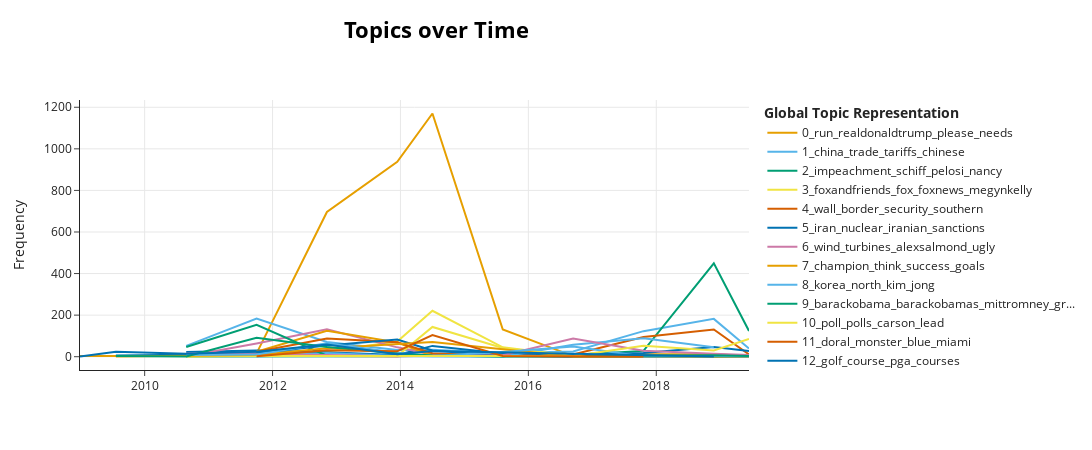

The code cell stored with this chart in its notebook:
### Code cell
# visualize the topics over time
topic_model.visualize_topics_over_time(topics_over_time, top_n_topics=20)

### Figure 1 — Plotly figure (JSON) as saved in the notebook; plotly's stock layout.template omitted (floating-point values rounded to 4 significant figures)
{"data": [{"hoverinfo": "text", "hovertext": ["<b>Topic 0</b><br>Words: afraid, unique, pretending, expand, direct", "<b>Topic 0</b><br>Words: thetrumpnetwork, europesame, regarding, difficult, fans", "<b>Topic 0</b><br>Words: zacharyquinto, brettmdecker, stalkinpeople, spokespeople, jobfantastic", "<b>Topic 0</b><br>Words: realdonaldtrump, run, thanks, needs, president", "<b>Topic 0</b><br>Words: run, please, realdonaldtrump, president, needs", "<b>Topic 0</b><br>Words: run, realdonaldtrump, needs, please, president", "<b>Topic 0</b><br>Words: realdonaldtrump, makeamericagreatagain, vote, run, trump", "<b>Topic 0</b><br>Words: reince, divided, retaking, presidency, priebus", "<b>Topic 0</b><br>Words: magic, faster, remains, fandos, orator", "<b>Topic 0</b><br>Words: vision, rogue, eye, griff, symbols", "<b>Topic 0</b><br>Words: outmastered, sabato, kellyannepolls, electability, electricity"], "marker": {"color": "#E69F00"}, "mode": "lines", "name": "0_run_realdonaldtrump_please_needs", "type": "scatter", "x": [2009.0, 2011.0, 2012.0, 2013.0, 2014.0, 2014.0, 2016.0, 2017.0, 2018.0, 2019.0, 2019.0], "y": [4, 3, 16, 696, 938, 1170, 131, 3, 12, 12, 3]}, {"hoverinfo": "text", "hovertext": ["<b>Topic 1</b><br>Words: china, chinas, chinese, currency, trade", "<b>Topic 1</b><br>Words: china, chinese, chinas, trade, currency", "<b>Topic 1</b><br>Words: china, chinese, trade, chinas, us", "<b>Topic 1</b><br>Words: china, chinese, trade, overtaken, yuan", "<b>Topic 1</b><br>Words: china, manipulation, currency, tpp, trade", "<b>Topic 1</b><br>Words: china, uschamber, trade, stairway, deficit", "<b>Topic 1</b><br>Words: china, lavar, trade, shoplifting, deals", "<b>Topic 1</b><br>Words: trade, tariffs, china, barriers, farmers", "<b>Topic 1</b><br>Words: china, tariffs, trade, farmers, chinese", "<b>Topic 1</b><br>Words: china, trade, tariffs, farmers, early"], "marker": {"color": "#56B4E9"}, "mode": "lines", "name": "1_china_trade_tariffs_chinese", "type": "scatter", "x": [2011.0, 2012.0, 2013.0, 2014.0, 2014.0, 2016.0, 2017.0, 2018.0, 2019.0, 2019.0], "y": [52, 184, 71, 32, 33, 18, 25, 123, 182, 39]}, {"hoverinfo": "text", "hovertext": ["<b>Topic 2</b><br>Words: protrudingin, disgustingnipples, barney, disrespectful, shirt", "<b>Topic 2</b><br>Words: asbestos, dubephnx, retardant, junk, incredibly", "<b>Topic 2</b><br>Words: ideological, presidentthey, burying, trap, gop", "<b>Topic 2</b><br>Words: rexhuppke, beaumontanthony, ukraine, forming, holding", "<b>Topic 2</b><br>Words: yangkarl, deemcna, proudamericannolying, pelley, rodsandguitars", "<b>Topic 2</b><br>Words: mouthed, foul, locker, accused, offering", "<b>Topic 2</b><br>Words: congresswoman, schumer, chuck, wilson, tears", "<b>Topic 2</b><br>Words: pelosi, nancy, maxine, waters, schumer", "<b>Topic 2</b><br>Words: impeachment, schiff, whistleblower, pelosi, ukraine", "<b>Topic 2</b><br>Words: impeachment, hoax, nancy, schiff, pelosi"], "marker": {"color": "#009E73"}, "mode": "lines", "name": "2_impeachment_schiff_pelosi_nancy", "type": "scatter", "x": [2011.0, 2012.0, 2013.0, 2014.0, 2014.0, 2016.0, 2017.0, 2018.0, 2019.0, 2019.0], "y": [1, 1, 3, 2, 5, 2, 10, 28, 449, 124]}, {"hoverinfo": "text", "hovertext": ["<b>Topic 3</b><br>Words: morningsounding, phoner, bobbeckel, resident, weekly", "<b>Topic 3</b><br>Words: neneleakes, painatthepump, alerts, starjonesesq, sarahpalinusas", "<b>Topic 3</b><br>Words: foxandfriends, monday, fox, mornings, ailes", "<b>Topic 3</b><br>Words: foxandfriends, fox, friends, monday, morning", "<b>Topic 3</b><br>Words: foxandfriends, foxnews, belllabooo, fox, megynkelly", "<b>Topic 3</b><br>Words: megynkelly, foxandfriends, foxnews, fox, cnn", "<b>Topic 3</b><br>Words: friendships, foxandfriends, endure, positions, fill", "<b>Topic 3</b><br>Words: unannounced, lawn, katiepavlich, petehegseth, foxandfriends", "<b>Topic 3</b><br>Words: democrsts, repdougcollins, doug, message, foxandfriends", "<b>Topic 3</b><br>Words: dismantled, lifting, outlet, arguments, petehegseth"], "marker": {"color": "#F0E442"}, "mode": "lines", "name": "3_foxandfriends_fox_foxnews_megynkelly", "type": "scatter", "x": [2011.0, 2012.0, 2013.0, 2014.0, 2014.0, 2016.0, 2017.0, 2018.0, 2019.0, 2019.0], "y": [2, 3, 25, 73, 221, 45, 3, 2, 1, 4]}, {"hoverinfo": "text", "hovertext": ["<b>Topic 4</b><br>Words: immigrationdont, secure, newton, isaac, bridges", "<b>Topic 4</b><br>Words: migrant, destined, coup, environmental, promise", "<b>Topic 4</b><br>Words: wall, build, borders, border, nation", "<b>Topic 4</b><br>Words: wall, border, borders, nbpc, build", "<b>Topic 4</b><br>Words: wall, border, security, borders, secure", "<b>Topic 4</b><br>Words: wall, border, security, democrats, southern", "<b>Topic 4</b><br>Words: wall, border, southern, loopholes, security", "<b>Topic 4</b><br>Words: wall, miles, border, southern, built"], "marker": {"color": "#D55E00"}, "mode": "lines", "name": "4_wall_border_security_southern", "type": "scatter", "x": [2013.0, 2014.0, 2014.0, 2016.0, 2017.0, 2018.0, 2019.0, 2019.0], "y": [4, 2, 13, 9, 11, 95, 131, 11]}, {"hoverinfo": "text", "hovertext": ["<b>Topic 5</b><br>Words: iran, irans, nuclear, iranian, weapons", "<b>Topic 5</b><br>Words: iran, iranian, nuclear, sanctions, israel", "<b>Topic 5</b><br>Words: iran, nuclear, iranian, sanctions, nukes", "<b>Topic 5</b><br>Words: iran, kerry, sanctions, nuclear, remove", "<b>Topic 5</b><br>Words: iran, nuclear, deal, sanctions, nuke", "<b>Topic 5</b><br>Words: iran, nuclear, humiliated, plane, sailors", "<b>Topic 5</b><br>Words: iran, iranian, regimes, nuclear, violations", "<b>Topic 5</b><br>Words: iran, iranian, rouhani, sanctions, nuclear", "<b>Topic 5</b><br>Words: iran, iranian, nuclear, sanctions, deal", "<b>Topic 5</b><br>Words: iran, iranian, protesters, kerry, nuclear"], "marker": {"color": "#0072B2"}, "mode": "lines", "name": "5_iran_nuclear_iranian_sanctions", "type": "scatter", "x": [2011.0, 2012.0, 2013.0, 2014.0, 2014.0, 2016.0, 2017.0, 2018.0, 2019.0, 2019.0], "y": [23, 30, 22, 8, 52, 15, 12, 18, 47, 28]}, {"hoverinfo": "text", "hovertext": ["<b>Topic 6</b><br>Words: fannie, freddie, mae, malfeasance, bailed", "<b>Topic 6</b><br>Words: wind, turbines, ugly, alexsalmond, windmills", "<b>Topic 6</b><br>Words: wind, turbines, alexsalmond, ugly, bird", "<b>Topic 6</b><br>Words: wind, alexsalmond, turbines, aberdeencc, ugly", "<b>Topic 6</b><br>Words: elephants, therealtmac, wind, nra, turbines", "<b>Topic 6</b><br>Words: biggame, elephants, pressed, conservation, animal"], "marker": {"color": "#CC79A7"}, "mode": "lines", "name": "6_wind_turbines_alexsalmond_ugly", "type": "scatter", "x": [2011.0, 2012.0, 2013.0, 2014.0, 2014.0, 2017.0], "y": [2, 64, 132, 45, 11, 1]}, {"hoverinfo": "text", "hovertext": ["<b>Topic 7</b><br>Words: passion, begets, think, goals, experiences", "<b>Topic 7</b><br>Words: champion, think, success, goals, focus", "<b>Topic 7</b><br>Words: champion, success, goals, think, focus", "<b>Topic 7</b><br>Words: goal, ure, newhopenchange, mold, motivational", "<b>Topic 7</b><br>Words: pastand, alconv, conquer, doubts, determination", "<b>Topic 7</b><br>Words: here, always, better, said, even", "<b>Topic 7</b><br>Words: glimmer, breathing, barely, lives, bright", "<b>Topic 7</b><br>Words: cure, invisible, learning, worse, problem"], "marker": {"color": "#E69F00"}, "mode": "lines", "name": "7_champion_think_success_goals", "type": "scatter", "x": [2012.0, 2013.0, 2014.0, 2014.0, 2017.0, 2018.0, 2019.0, 2019.0], "y": [24, 125, 68, 5, 2, 1, 2, 3]}, {"hoverinfo": "text", "hovertext": ["<b>Topic 8</b><br>Words: norks, blasting, missile, laughing, sad", "<b>Topic 8</b><br>Words: korea, north, korean, south, norks", "<b>Topic 8</b><br>Words: kimkotter, korea, negotiates, rodman, surplus", "<b>Topic 8</b><br>Words: busan, tylerleesmit, empire, expanding, buildings", "<b>Topic 8</b><br>Words: warheads, sweetheart, nukes, testing, hillaryclinton", "<b>Topic 8</b><br>Words: korea, north, kim, jong, un", "<b>Topic 8</b><br>Words: korea, north, kim, jong, un", "<b>Topic 8</b><br>Words: korea, kim, jong, north, un"], "marker": {"color": "#56B4E9"}, "mode": "lines", "name": "8_korea_north_kim_jong", "type": "scatter", "x": [2012.0, 2013.0, 2014.0, 2014.0, 2016.0, 2017.0, 2018.0, 2019.0], "y": [1, 18, 3, 1, 1, 57, 89, 46]}, {"hoverinfo": "text", "hovertext": ["<b>Topic 9</b><br>Words: barackobama, vacationer, habitual, barackobamas, vacation", "<b>Topic 9</b><br>Words: barackobama, barackobamas, mittromney, discussing, solyndra", "<b>Topic 9</b><br>Words: aloha, ira, embark, roves, barackobama", "<b>Topic 9</b><br>Words: travelling, dime, expenses, fundraisers, taxpayer", "<b>Topic 9</b><br>Words: wonhe, loss, choke, negatively, repub", "<b>Topic 9</b><br>Words: schlapp, matt, difference, held, cpac", "<b>Topic 9</b><br>Words: fighting, barack, maybe, spent, race", "<b>Topic 9</b><br>Words: faltering, sanctimoniously, devoted, defeating, anger"], "marker": {"color": "#009E73"}, "mode": "lines", "name": "9_barackobama_barackobamas_mittromney_gr...", "type": "scatter", "x": [2011.0, 2012.0, 2013.0, 2014.0, 2014.0, 2018.0, 2019.0, 2019.0], "y": [47, 153, 5, 2, 3, 1, 1, 1]}, {"hoverinfo": "text", "hovertext": ["<b>Topic 10</b><br>Words: ames, outcome, straw, poll, leader", "<b>Topic 10</b><br>Words: poll, straw, hera, cares, subsequent", "<b>Topic 10</b><br>Words: vinnytitone, dangerweiners, poll, baffling, whacko", "<b>Topic 10</b><br>Words: lauraaachinn, slain, announcements, internationally, foley", "<b>Topic 10</b><br>Words: poll, polls, carson, lead, iowa", "<b>Topic 10</b><br>Words: poll, rubio, carson, cruz, kasich", "<b>Topic 10</b><br>Words: hotlinejosh, favorably, nbcwsj, poll, newswashington", "<b>Topic 10</b><br>Words: timewell, poll, straw, accomplished, approve", "<b>Topic 10</b><br>Words: poll, senategop, gallup, you, swing"], "marker": {"color": "#F0E442"}, "mode": "lines", "name": "10_poll_polls_carson_lead", "type": "scatter", "x": [2011.0, 2012.0, 2013.0, 2014.0, 2014.0, 2016.0, 2017.0, 2018.0, 2019.0], "y": [1, 6, 4, 3, 143, 42, 3, 3, 4]}, {"hoverinfo": "text", "hovertext": ["<b>Topic 11</b><br>Words: doral, cadillac, miami, monster, resort", "<b>Topic 11</b><br>Words: doral, monster, miami, blue, doralresort", "<b>Topic 11</b><br>Words: doral, monster, blue, trumpdoral, miami", "<b>Topic 11</b><br>Words: doral, monster, blue, trumpdoral, cadillacchamp", "<b>Topic 11</b><br>Words: rory, championship, miami, cadillac, doralbest", "<b>Topic 11</b><br>Words: garyplayer, birthday, champion, truly, person", "<b>Topic 11</b><br>Words: miami, doral, rescinded, ballrooms, site"], "marker": {"color": "#D55E00"}, "mode": "lines", "name": "11_doral_monster_blue_miami", "type": "scatter", "x": [2012.0, 2013.0, 2014.0, 2014.0, 2016.0, 2017.0, 2019.0], "y": [24, 88, 69, 17, 4, 1, 4]}, {"hoverinfo": "text", "hovertext": ["<b>Topic 12</b><br>Words: westchester, golf, tngc, channel, club", "<b>Topic 12</b><br>Words: channel, fabulous, golf, et, trumps", "<b>Topic 12</b><br>Words: golf, course, opens, courses, club", "<b>Topic 12</b><br>Words: golf, pga, course, club, trumpgolfla", "<b>Topic 12</b><br>Words: golf, pga, courses, course, pgachampionship", "<b>Topic 12</b><br>Words: golf, pgagrandslam, trumpgolfla, course, courses", "<b>Topic 12</b><br>Words: commercialsboring, tngcbedminster, shellhouopen, whim, gohermie", "<b>Topic 12</b><br>Words: dustin, woods, jupiter, johnson, golf", "<b>Topic 12</b><br>Words: els, services, assisting, nationalautismawarenessmonth, autism", "<b>Topic 12</b><br>Words: havent, played, golf, honor, nice"], "marker": {"color": "#0072B2"}, "mode": "lines", "name": "12_golf_course_pga_courses", "type": "scatter", "x": [2010.0, 2011.0, 2012.0, 2013.0, 2014.0, 2014.0, 2016.0, 2017.0, 2019.0, 2019.0], "y": [6, 9, 17, 54, 83, 30, 4, 1, 1, 1]}, {"hoverinfo": "text", "hovertext": ["<b>Topic 13</b><br>Words: tax, simplified, code, taxes, cuts", "<b>Topic 13</b><br>Words: tax, taxes, cuts, capital, fiscal", "<b>Topic 13</b><br>Words: taxes, nonwork, subsidizes, milton, increasingly", "<b>Topic 13</b><br>Words: bdrs, bns, angiedrue, jimmcvey, asses", "<b>Topic 13</b><br>Words: gals, simplifying, hedge, reductions, outfrontcnn", "<b>Topic 13</b><br>Words: reforms, tax, regulations, taxes, failingnytimes", "<b>Topic 13</b><br>Words: tax, cuts, reform, cut, taxes", "<b>Topic 13</b><br>Words: tax, cuts, cut, bonuses, taxes", "<b>Topic 13</b><br>Words: tax, cuts, taxes, cut, created", "<b>Topic 13</b><br>Words: payroll, tax, cut, cuts, broadband"], "marker": {"color": "#CC79A7"}, "mode": "lines", "name": "13_tax_cuts_cut_taxes", "type": "scatter", "x": [2011.0, 2012.0, 2013.0, 2014.0, 2014.0, 2016.0, 2017.0, 2018.0, 2019.0, 2019.0], "y": [16, 13, 8, 2, 3, 7, 87, 29, 14, 8]}, {"hoverinfo": "text", "hovertext": ["<b>Topic 14</b><br>Words: polled, adults, employed, ideal, hr", "<b>Topic 14</b><br>Words: entrepreneurs, aspiring, entrepreneurship, bain, opportunities", "<b>Topic 14</b><br>Words: entrepreneurs, opportunities, young, mind, ideas", "<b>Topic 14</b><br>Words: entrepreneurs, momentum, opportunities, young, keep", "<b>Topic 14</b><br>Words: entrepreneurs, youve, momentum, keep, opportunity", "<b>Topic 14</b><br>Words: powering, dreamers, innovators, owners, small", "<b>Topic 14</b><br>Words: betting, negatively, barely, publicity, ways"], "marker": {"color": "#E69F00"}, "mode": "lines", "name": "14_entrepreneurs_opportunities_momentum_...", "type": "scatter", "x": [2010.0, 2012.0, 2013.0, 2014.0, 2014.0, 2017.0, 2019.0], "y": [1, 8, 41, 63, 71, 1, 1]}, {"hoverinfo": "text", "hovertext": ["<b>Topic 15</b><br>Words: obamacare, repeal, repealed, ration, inevitably", "<b>Topic 15</b><br>Words: obamacare, repeal, costs, premiums, kicked", "<b>Topic 15</b><br>Words: obamacare, premiums, defund, repeal, healthcare", "<b>Topic 15</b><br>Words: obamacare, premiums, insurance, deductibles, premium", "<b>Topic 15</b><br>Words: repeal, premiums, obamacare, replace, oriented", "<b>Topic 15</b><br>Words: repeal, replace, obamacare, premiums, healthcare", "<b>Topic 15</b><br>Words: obamacare, premiums, healthcare, repeal, deductibles", "<b>Topic 15</b><br>Words: useable, deductible, confirming, healthcare, practically", "<b>Topic 15</b><br>Words: deductibles, obamacare, premiums, usable, senjohnbarrasso", "<b>Topic 15</b><br>Words: hospitals, medical, lateness, insatiable, appetites"], "marker": {"color": "#56B4E9"}, "mode": "lines", "name": "15_obamacare_premiums_repeal_healthcare", "type": "scatter", "x": [2011.0, 2012.0, 2013.0, 2014.0, 2014.0, 2016.0, 2017.0, 2018.0, 2019.0, 2019.0], "y": [8, 11, 65, 19, 4, 23, 49, 1, 3, 2]}, {"hoverinfo": "text", "hovertext": ["<b>Topic 16</b><br>Words: yankees, oreillywe, steinbrenner, motto, athletic", "<b>Topic 16</b><br>Words: arod, misrepresented, baseball, average, unable", "<b>Topic 16</b><br>Words: yankees, arod, derek, jeter, nyjets", "<b>Topic 16</b><br>Words: yankees, arod, derek, jeter, mlb", "<b>Topic 16</b><br>Words: babe, yankees, ruth, derek, jeter", "<b>Topic 16</b><br>Words: yogi, berra, wppl, derektheeight, downnobody", "<b>Topic 16</b><br>Words: woody, wouldve, wme, jebbushs, playoffs", "<b>Topic 16</b><br>Words: worldseries, earnhistory, houstonstrong, facelift, astros", "<b>Topic 16</b><br>Words: innings, yankees, dodgersred, relievers, ovechkin", "<b>Topic 16</b><br>Words: baseball, yankees, curt, schilling, pitcher", "<b>Topic 16</b><br>Words: steinbrenner, yankees, littleleague, lacyjohnsonmn, all"], "marker": {"color": "#009E73"}, "mode": "lines", "name": "16_yankees_arod_derek_jeter", "type": "scatter", "x": [2010.0, 2011.0, 2012.0, 2013.0, 2014.0, 2014.0, 2016.0, 2017.0, 2018.0, 2019.0, 2019.0], "y": [4, 1, 91, 47, 16, 6, 1, 3, 3, 7, 3]}, {"hoverinfo": "text", "hovertext": ["<b>Topic 17</b><br>Words: mcdonnell, sfluxe, gov, texas, christie", "<b>Topic 17</b><br>Words: leezeldin, conservative, lee, senatormcdaniel, zeldinforcongress", "<b>Topic 17</b><br>Words: leppert, dbongino, lemon, supertuesday, defending", "<b>Topic 17</b><br>Words: lewis, chairwoman, innercities, congressman, diane", "<b>Topic 17</b><br>Words: endorsement, vets, congressman, amendment, loves", "<b>Topic 17</b><br>Words: endorsement, complete, vets, amendment, congressman", "<b>Topic 17</b><br>Words: endorsement, complete, vets, amendment, congressman"], "marker": {"color": "#F0E442"}, "mode": "lines", "name": "17_endorsement_complete_vets_amendment", "type": "scatter", "x": [2012.0, 2014.0, 2016.0, 2017.0, 2018.0, 2019.0, 2019.0], "y": [3, 4, 2, 3, 53, 30, 85]}, {"hoverinfo": "text", "hovertext": ["<b>Topic 18</b><br>Words: anticipation, arsenioofficial, letters, scene, hired", "<b>Topic 18</b><br>Words: celebrityapprentice, celebapprentice, show, tv, mral", "<b>Topic 18</b><br>Words: celebrityapprentice, samcgirl, wait, celebapprentice, show", "<b>Topic 18</b><br>Words: celebrityapprentice, celebapprentice, show, msvivicafox, wait", "<b>Topic 18</b><br>Words: conventions, cjcboi, curtandkaren, playstrumpcard, kudos", "<b>Topic 18</b><br>Words: eric, seeing, tv, family, forward"], "marker": {"color": "#D55E00"}, "mode": "lines", "name": "18_celebrityapprentice_celebapprentice_s...", "type": "scatter", "x": [2012.0, 2013.0, 2014.0, 2014.0, 2016.0, 2018.0], "y": [2, 31, 26, 104, 3, 1]}, {"hoverinfo": "text", "hovertext": ["<b>Topic 19</b><br>Words: blog, lessons, finale, learned, celebrity", "<b>Topic 19</b><br>Words: apprentice, episode, nbc, celebrity, pm", "<b>Topic 19</b><br>Words: celebrity, sunday, apprentice, episode, nbc", "<b>Topic 19</b><br>Words: apprentice, celebrity, sunday, episode, nbc", "<b>Topic 19</b><br>Words: celebrity, apprentice, nbc, allstar, episode", "<b>Topic 19</b><br>Words: apprenticenbc, cast, apprentice, january, premiering", "<b>Topic 19</b><br>Words: celebrity, apprentice, episode, apprenticenbc, episodes", "<b>Topic 19</b><br>Words: debramessing, upfront, profusely, thanked, nbcs"], "marker": {"color": "#0072B2"}, "mode": "lines", "name": "19_apprentice_celebrity_episode_nbc", "type": "scatter", "x": [2009.0, 2010.0, 2011.0, 2012.0, 2013.0, 2014.0, 2014.0, 2019.0], "y": [1, 24, 14, 24, 59, 12, 28, 1]}], "layout": {"height": 450, "hoverlabel": {"bgcolor": "white", "font": {"family": "Rockwell", "size": 16}}, "legend": {"title": {"text": "<b>Global Topic Representation"}}, "title": {"font": {"color": "Black", "size": 22}, "text": "<b>Topics over Time</b>", "x": 0.4, "xanchor": "center", "y": 0.95, "yanchor": "top"}, "width": 1250, "xaxis": {"showgrid": true}, "yaxis": {"showgrid": true, "title": {"text": "Frequency"}}}}
